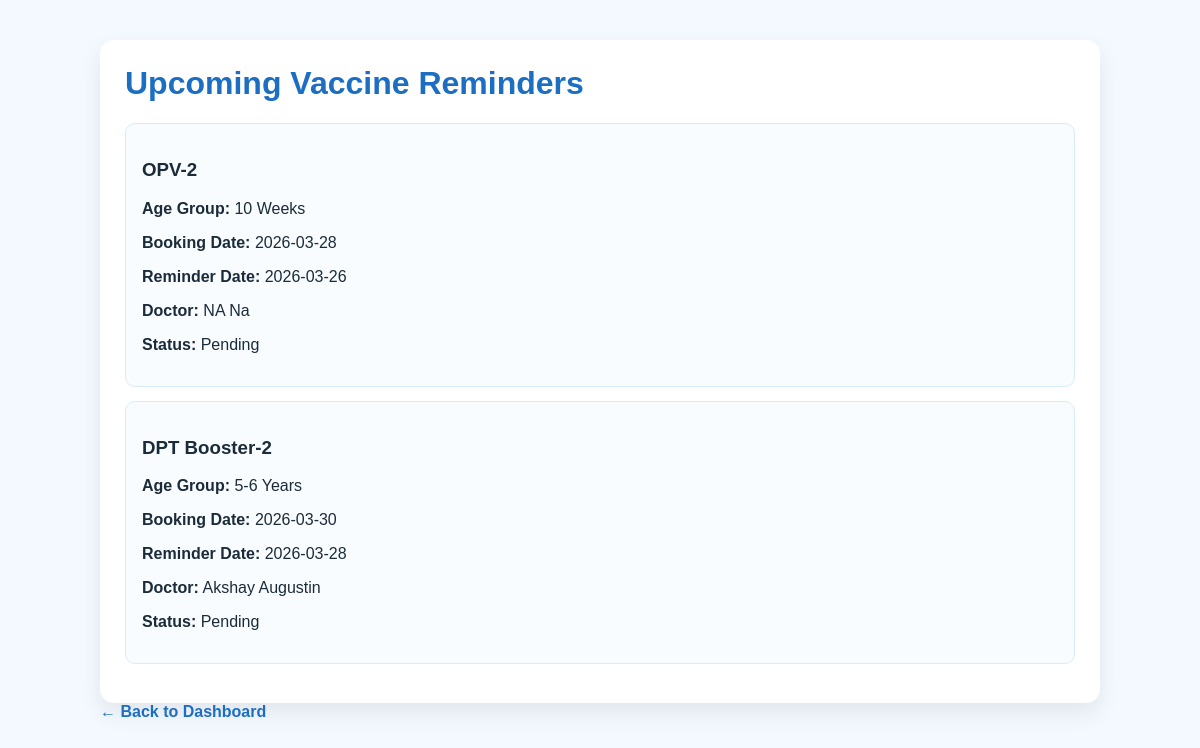
The page /vaccine_reminders.php (signed in) on the database its author committed.
### tables this page shows
CREATE TABLE `vaccine_bookings` (
  `id` int(10) UNSIGNED NOT NULL,
  `parent_user_id` int(10) UNSIGNED NOT NULL,
  `vaccine_id` int(10) UNSIGNED NOT NULL,
  `doctor_id` int(10) UNSIGNED DEFAULT NULL,
  `hospital_id` int(11) DEFAULT NULL,
  `booking_date` date NOT NULL,
  `notes` text DEFAULT NULL,
  `status` varchar(50) NOT NULL DEFAULT 'pending',
  `hospital_status` varchar(30) NOT NULL DEFAULT 'not_sent',
  `sent_to_hospital_at` datetime DEFAULT NULL,
  `reminder_date` date DEFAULT NULL,
  `created_at` timestamp NOT NULL DEFAULT current_timestamp()
);

CREATE TABLE `vaccines` (
  `id` int(10) UNSIGNED NOT NULL,
  `vaccine_name` varchar(150) NOT NULL,
  `age_group` varchar(100) NOT NULL,
  `protects_against` varchar(255) DEFAULT NULL,
  `description` text NOT NULL,
  `status` varchar(50) NOT NULL DEFAULT 'active',
  `created_at` timestamp NOT NULL DEFAULT current_timestamp()
);

CREATE TABLE `doctors` (
  `id` int(10) UNSIGNED NOT NULL,
  `user_id` int(10) UNSIGNED DEFAULT NULL,
  `doctor_name` varchar(150) NOT NULL,
  `department` varchar(150) NOT NULL,
  `hospital_id` int(11) DEFAULT NULL,
  `email` varchar(150) DEFAULT NULL,
  `phone` varchar(30) DEFAULT NULL,
  `created_at` timestamp NOT NULL DEFAULT current_timestamp(),
  `qualification` varchar(150) DEFAULT NULL,
  `clinic_name` varchar(150) DEFAULT NULL
);

### app/Helpers/helpers.php (called while the page is built, shortened)
<?php
function e(?string $value): string
{
    return htmlspecialchars((string)$value, ENT_QUOTES, 'UTF-8');
}

### vaccine_reminders.php (the view, shortened to what this page needs)
<?php
include("connect.php");
require_once "app/Helpers/helpers.php";
$user = $_SESSION['auth'];
$stmt = $conn->prepare("
    SELECT vb.*, v.vaccine_name, v.age_group, d.doctor_name
    FROM vaccine_bookings vb
    INNER JOIN vaccines v ON vb.vaccine_id = v.id
    LEFT JOIN doctors d ON vb.doctor_id = d.id
    WHERE vb.parent_user_id = ?
      AND vb.status IN ('pending', 'approved')
      AND vb.reminder_date <= CURDATE() + INTERVAL 2 DAY
    ORDER BY vb.reminder_date ASC
");
$stmt->bind_param("i", $user['id']);
$stmt->execute();
$result = $stmt->get_result();
?>
<!DOCTYPE html>
<html lang="en">
<head>
</head>
<body>
<div class="wrap">
    <div class="card">
        <h1>Upcoming Vaccine Reminders</h1>
        <?php if ($result->num_rows > 0): ?>
            <?php while ($row = $result->fetch_assoc()): ?>
                <div class="item">
                    <h3><?php echo e($row['vaccine_name']); ?></h3>
                    <p><strong>Age Group:</strong> <?php echo e($row['age_group']); ?></p>
                    <p><strong>Booking Date:</strong> <?php echo e($row['booking_date']); ?></p>
                    <p><strong>Reminder Date:</strong> <?php echo e($row['reminder_date']); ?></p>
                    <p><strong>Doctor:</strong> <?php echo e($row['doctor_name'] ?? 'Not assigned'); ?></p>
                    <p><strong>Status:</strong> <?php echo e(ucfirst($row['status'])); ?></p>
                </div>
            <?php endwhile; ?>
        <?php else: ?>
            <p>No upcoming reminders.</p>
        <?php endif; ?>
    </div>
    <a class="back-link" href="dashboard.php">← Back to Dashboard</a>
</div>
</body>
</html>

### vaccine_reminders.php (style rules this page uses)
body { margin:0; font-family:Arial,sans-serif; background:#f4f9ff; color:#1b2b3a; padding:40px 20px; }
.wrap { max-width:1000px; margin:auto; }
.card { background:#fff; padding:25px; border-radius:14px; box-shadow:0 10px 25px rgba(0,0,0,0.08); }
.item { background:#f9fcff; border:1px solid #d9ebfb; padding:16px; border-radius:10px; margin-bottom:14px; }
h1 { color:#1b6ec2; margin-top:0; }
.back-link { color:#1b6ec2; font-weight:bold; text-decoration:none; }

### rows shown on the page
vaccine_bookings: vaccine.vaccine_name "OPV-2", vaccine.age_group "10 Weeks", booking_date "2026-03-28", reminder_date "2026-03-26", doctor.doctor_name "NA Na", status "Pending"
vaccine_bookings: vaccine.vaccine_name "DPT Booster-2", vaccine.age_group "5-6 Years", booking_date "2026-03-30", reminder_date "2026-03-28", doctor.doctor_name "Akshay Augustin", status "Pending"
